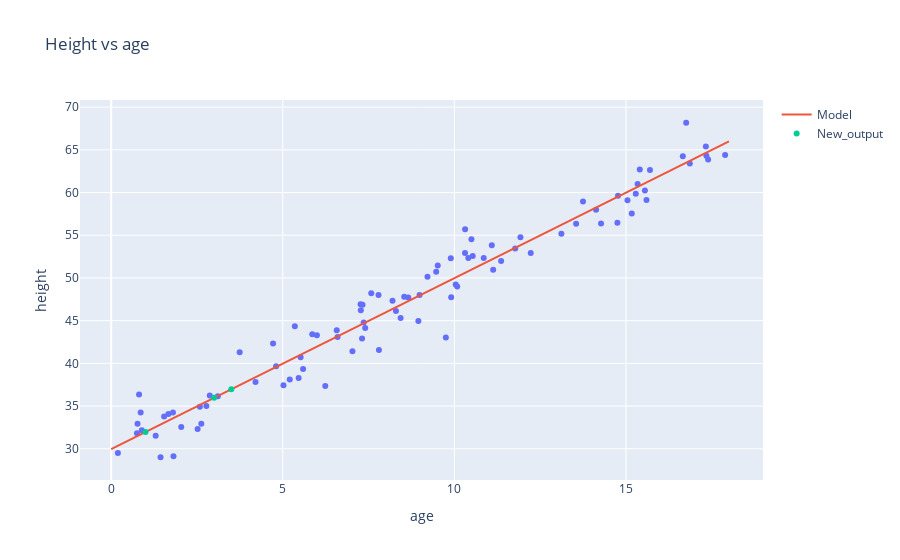

Source (notebook cell):
### Code cell
Make_Picture('AgesAndHeights.pkl',model_in,Float_string_to_numpy_array('1,3,3.5'),'X_1.svg')
